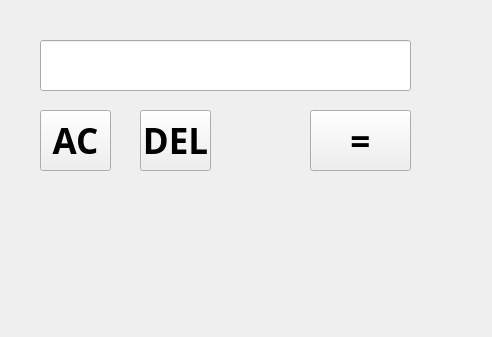
<?xml version="1.0" encoding="UTF-8"?>
<ui version="4.0">
 <class>Simple</class>
 <widget class="QWidget" name="Simple">
  <property name="geometry">
   <rect>
    <x>0</x>
    <y>0</y>
    <width>492</width>
    <height>337</height>
   </rect>
  </property>
  <property name="windowTitle">
   <string>Form</string>
  </property>
  <widget class="QLineEdit" name="lineEdit">
   <property name="geometry">
    <rect>
     <x>40</x>
     <y>40</y>
     <width>371</width>
     <height>51</height>
    </rect>
   </property>
   <property name="font">
    <font>
     <family>仿宋</family>
     <pointsize>24</pointsize>
    </font>
   </property>
  </widget>
  <widget class="QPushButton" name="ACButton">
   <property name="geometry">
    <rect>
     <x>40</x>
     <y>110</y>
     <width>71</width>
     <height>61</height>
    </rect>
   </property>
   <property name="font">
    <font>
     <family>仿宋</family>
     <pointsize>26</pointsize>
     <weight>75</weight>
     <bold>true</bold>
    </font>
   </property>
   <property name="text">
    <string>AC</string>
   </property>
  </widget>
  <widget class="QPushButton" name="DELButton">
   <property name="geometry">
    <rect>
     <x>140</x>
     <y>110</y>
     <width>71</width>
     <height>61</height>
    </rect>
   </property>
   <property name="font">
    <font>
     <family>仿宋</family>
     <pointsize>26</pointsize>
     <weight>75</weight>
     <bold>true</bold>
    </font>
   </property>
   <property name="text">
    <string>DEL</string>
   </property>
  </widget>
  <widget class="QPushButton" name="equalButton">
   <property name="geometry">
    <rect>
     <x>310</x>
     <y>110</y>
     <width>101</width>
     <height>61</height>
    </rect>
   </property>
   <property name="font">
    <font>
     <family>仿宋</family>
     <pointsize>26</pointsize>
     <weight>75</weight>
     <bold>true</bold>
    </font>
   </property>
   <property name="text">
    <string>=</string>
   </property>
  </widget>
 </widget>
 <resources/>
 <connections/>
</ui>
